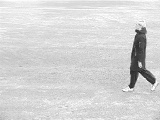
#> input picture assignment2/samples/samples/sample-input/walking_frames/22.jpg, 160 x 120 px, found by its file name
$ python edge.py
#> lines starting #> are read from the running program, lines starting #| are printed output that depends on the picture
#> further down, img is the input picture: shape (120, 160) float32; min 32, max 255, mean 212.9
# -*- coding: utf-8 -*-
"""
Created on Fri Feb  7 04:44:34 2020

@author: Dell SID NADELLA
"""

import pandas as pd
import numpy as np
import imageio
import math
import os

def firstOrderEdgeDetection(img, sigma):
#> called with sigma = 3
    d = 1*sigma
    kern = np.zeros((2*d+1), dtype=float)
    #
    # First derivative of h(x)
    #
    #  -x * exp-(x**2/2*(sigma**2))  = num
    #   ---------------------------
    #    (sqrt(2*pi))(sigma**3)      = den
    #
    den = math.sqrt(2.0 * math.pi) * math.pow(sigma, 3)
    for i in range(2*d+1):
        x = i - d
        num = -1.0*x*math.exp(-1*x**2/(2*(sigma**2)))
        kern[i] = num / den
    #print(kern)

    # Now we will set dx value computing the product of padded matrix and the kern
    # We have to pad around the borders of the image as we will map the reference frame over the pixels
    padx = np.pad(img, [(d, d), (d, d)], mode='constant')
    #pad.shape
    dx=img.copy()
    for i in range(img.shape[0]):
        for j in range(img.shape[1]):
            dx[i][j]=0.0
#> dx: shape (120, 160) float32; every value is 0
    #print(dx)

    rows= padx.shape[0]
#> rows = 126
    colm= padx.shape[1]
#> colm = 166
    for i in range(d, rows-d):
        for j in range(d, colm-d):
            # setting window frame
            beg, end = j-d, j+d
            #print(pad[i,start:stop+1])
            #Calculating the pixel values of dx
            total = np.multiply(padx[i, beg:end+1], kern)
            dx[i-d, j-d]= np.sum(total)
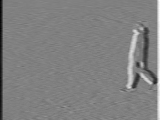
#> dx: shape (120, 160) float32; min -16.25, max 15.99, mean -0.000691; drawn with min black and max white
    #dx

    ## Now compute dy
    pady = np.pad(img, [(d, d), (d, d)], mode='constant')
    pady = np.transpose(pady)
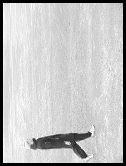
#> pady: shape (166, 126) float32; min 0, max 255, mean 195.4
    dy=pady.copy()
    for i in range(pady.shape[0]):
        for j in range(pady.shape[1]):
            dy[i][j]=0.0
#> dy: shape (166, 126) float32; every value is 0
    #print(dy)

    row= pady.shape[0]
#> row = 166
    col= pady.shape[1]
#> col = 126
    for i in range(d, row-d):
        for j in range(d, col-d):
            # setting window frame
            beg, end = j-d, j+d
            #print(pad[i,start:stop+1])
            #Calculating the pixel values of dx
            total = np.multiply(pady[i, beg:end+1], kern)
            dy[i-d, j-d]= np.sum(total)
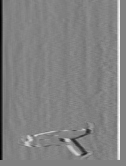
#> dy: shape (166, 126) float32; min -15.65, max 15.05, mean 0.021; drawn with min black and max white

    #dy
    return dx, np.transpose(dy)

def zeroOrderDetection(dx, dy, sigma, K):

#> called with sigma = 3, K = 7
    dist = 1 * sigma

    # creating eigen array just like kern
    eigen = np.zeros(dx.shape, dtype=float)

    # Creating kernel for o order guassian
    kern = np.zeros((2*dist+1, 2*dist+1), dtype=float)
    #
    #               1 * exp-((x**2 + y**2)/(2*sigma**2))
    #   h(x,y)  =  --------------------------------------
    #               (2.pi)*sigma**2
    #
    #   const= 1/((2.pi)*sigma**2)
    #
    const = 1.0/((2.0*math.pi)/sigma**2)
    for i in range(2*dist+1):
        for j in range(2*dist+1):
            x, y = i-dist, j-dist
            kern[i,j] = const*math.exp(-1.0*(x**2 + y**2)/(2*sigma**2))

	# Pad the image and calculate the eigen values
    padx = np.pad(dx, [(dist, dist), (dist, dist)], 'constant')
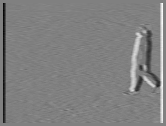
#> padx: shape (126, 166) float32; min -16.25, max 15.99, mean -0.000634; drawn with min black and max white
    pady = np.pad(dy, [(dist, dist), (dist, dist)], 'constant')
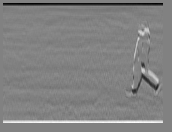
#> pady: shape (132, 172) float32; min -15.65, max 15.05, mean 0.0194; drawn with min black and max white
    rows, cols = padx.shape
#> rows = 126; cols = 166
    for i in range(dist, rows-dist):
        for j in range(dist, cols-dist):
            # setting window frame
            begx, begy = i-dist, j-dist
            endx, endy = i+dist, j+dist

            # calculating
            dxdx = np.square(padx[begx:endx+1, begy:endy+1])
            IxIx = np.sum(np.multiply(dxdx, kern))

            dydy = np.square(pady[begx:endx+1, begy:endy+1])
            IyIy = np.sum(np.multiply(dydy, kern))

            dxdy = np.multiply(padx[begx:endx+1, begy:endy+1], pady[begx:endx+1, begy:endy+1])
            IxIy = np.sum(np.multiply(dxdy, kern))

            # Matrix A
            # [IxIx  IxIy ]
            # [IyIx  IyIy ]
            A = np.array([[IxIx, IxIy], [IxIy, IyIy]])
            #print(A)
            # numpy.linalg.eigvals(a): computes eigen values of general matrix a
            eigen[i-dist,j-dist] = np.min(np.linalg.eigvals(A))
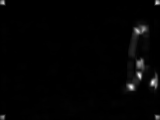
#> eigen: shape (120, 160) float64; min 0.162, max 1778.5, mean 29.5; drawn with min black and max white

    # Find maximum of the frames
    eigenMax = np.copy(eigen)
    rows, cols = eigen.shape
#> rows = 120; cols = 160
    for i in range(rows):
        for j in range(cols):
            # Sets boundaries
            begx, begy, endx, endy = i-dist, j-dist, i+dist, j+dist

            if begx < 0: begx = 0
            if begy < 0: begy = 0
            if endx > rows-1: endx = rows-1
            if endy > cols-1: endy = cols-1

            # Calculate the maximum and check wether the current is maximum or not
            max = np.max(eigen[begx:endx+1, begy:endy+1])
            if eigen[i,j] < max : eigenMax[i,j] = 0
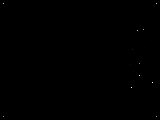
#> eigenMax: shape (120, 160) float64; min 0, max 1778.5, mean 0.8; drawn with min black and max white

	# Findout top K eigen values
    points = np.zeros(eigenMax.shape, dtype=np.uint8)
    xpoints, ypoints = np.unravel_index(eigenMax.flatten().argsort()[-K:], eigenMax.shape)
#> xpoints = [29, 3, 30, 3, 87, 75, 82]; ypoints = [143, 3, 137, 156, 131, 139, 152]

    # Add those top K points in a list
    pointList = []
    for x, y in zip(xpoints, ypoints):
        points[x,y] = eigenMax[x,y]
        pointList.append((x, y))
#> this loop made 7 passes
#> (x, y) on passes 1 to 7: (29, 143), (3, 3), (30, 137), (3, 156), (87, 131), (75, 139), (82, 152)
#> after the loop, pointList = [(29, 143), (3, 3), (30, 137), (3, 156), (87, 131), (75, 139), (82, 152)]

    # Return matrix and pointlist.
    return pointList, points, xpoints, ypoints

# [99 lines left out: function correlate, not called in this run]

if __name__ == '__main__':

    # Read the first image
    img = imageio.imread('C:/Users/Dell/Desktop/spring 2020/cv/assignment2/samples/samples/sample-input/walking_frames/22.jpg',as_gray=True)
    imgcolor= imageio.imread('C:/Users/Dell/Desktop/spring 2020/cv/assignment2/samples/samples/sample-input/walking_frames/22.jpg')
    #print(img)
    sigma=3
    dx, dy= firstOrderEdgeDetection(img, sigma)
    imageio.imwrite('C:/Users/Dell/Desktop/spring 2020/cv/assignment2/samples/samples/output-generated/walking_frames/0dx.png', dx)
    imageio.imwrite('C:/Users/Dell/Desktop/spring 2020/cv/assignment2/samples/samples/output-generated/walking_frames/0dy.png', dy)
    k=7 #Feature points
    pts, imgeigen, xprevpoints, yprevpoints = zeroOrderDetection(dx, dy, sigma, k)
#> pts has the same summary as pointList in zeroOrderDetection; xprevpoints = [29, 3, 30, 3, 87, 75, 82]; yprevpoints = [143, 3, 137, 156, 131, 139, 152]

    #  Mark the feature points by RED
    for i in range(0,len(pts)):
        imgcolor[pts[i][0]][pts[i][1]][0]=255
        imgcolor[pts[i][0]][pts[i][1]][1]=0
        imgcolor[pts[i][0]][pts[i][1]][2]=0
#> this loop made 7 passes
    imageio.imwrite('C:/Users/Dell/Desktop/spring 2020/cv/assignment2/samples/samples/output-generated/walking_frames/0.png', imgcolor)

    # Track the feature points in the subsequent frames of the video.
    for f in range(23,):

#> (the run stopped early here; a loop or call above may not have finished)

$ run again, with assignment2/samples/samples/sample-input/walking_frames/26.jpg copied over assignment2/samples/samples/sample-input/walking_frames/22.jpg
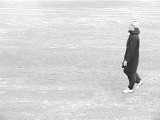
#> input picture assignment2/samples/samples/sample-input/walking_frames/26.jpg, 160 x 120 px, found by its file name
#> img is the input picture: shape (120, 160) float32; min 24, max 255, mean 214
#> after the loop in firstOrderEdgeDetection, `for i in range(d, row-d):`:
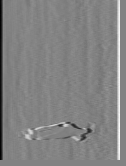
#> dy: shape (166, 126) float32; min -15.72, max 15.04, mean 0.0227; drawn with min black and max white
#> after the loop in zeroOrderDetection, `for i in range(dist, rows-dist):`:
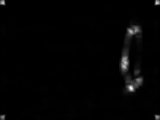
#> eigen: shape (120, 160) float64; min 0.279, max 1868.1, mean 29.1; drawn with min black and max white
#> xpoints = [116, 31, 66, 62, 3, 3, 88]; ypoints = [156, 131, 124, 125, 3, 156, 131]
#> the loop in zeroOrderDetection, `for x, y in zip(xpoints, ypoints):` made 7 passes
#> (x, y) on passes 1 to 7: (116, 156), (31, 131), (66, 124), (62, 125), (3, 3), (3, 156), (88, 131)
#> after the loop in zeroOrderDetection, `for x, y in zip(xpoints, ypoints):`: pointList = [(116, 156), (31, 131), (66, 124), (62, 125), (3, 3), (3, 156), (88, 131)]
#> pts has the same summary as pointList in zeroOrderDetection; xprevpoints = [116, 31, 66, 62, 3, 3, 88]; yprevpoints = [156, 131, 124, 125, 3, 156, 131]
#> the loop `for i in range(0,len(pts)):` made 7 passes

$ run again, with assignment2/samples/samples/sample-input/walking_frames/34.jpg copied over assignment2/samples/samples/sample-input/walking_frames/22.jpg
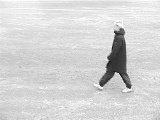
#> input picture assignment2/samples/samples/sample-input/walking_frames/34.jpg, 160 x 120 px, found by its file name
#> img is the input picture: shape (120, 160) float32; min 24, max 255, mean 212.8
#> after the loop in firstOrderEdgeDetection, `for i in range(d, row-d):`:
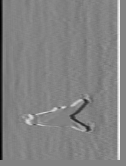
#> dy: shape (166, 126) float32; min -15.68, max 14.95, mean 0.0215; drawn with min black and max white
#> after the loop in zeroOrderDetection, `for i in range(dist, rows-dist):`:
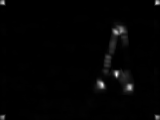
#> eigen: shape (120, 160) float64; min 0.163, max 1794.4, mean 28; drawn with min black and max white
#> xpoints = [116, 32, 87, 3, 3, 84, 74]; ypoints = [156, 116, 130, 3, 156, 102, 116]
#> the loop in zeroOrderDetection, `for x, y in zip(xpoints, ypoints):` made 7 passes
#> (x, y) on passes 1 to 7: (116, 156), (32, 116), (87, 130), (3, 3), (3, 156), (84, 102), (74, 116)
#> after the loop in zeroOrderDetection, `for x, y in zip(xpoints, ypoints):`: pointList = [(116, 156), (32, 116), (87, 130), (3, 3), (3, 156), (84, 102), (74, 116)]
#> pts has the same summary as pointList in zeroOrderDetection; xprevpoints = [116, 32, 87, 3, 3, 84, 74]; yprevpoints = [156, 116, 130, 3, 156, 102, 116]
#> the loop `for i in range(0,len(pts)):` made 7 passes
